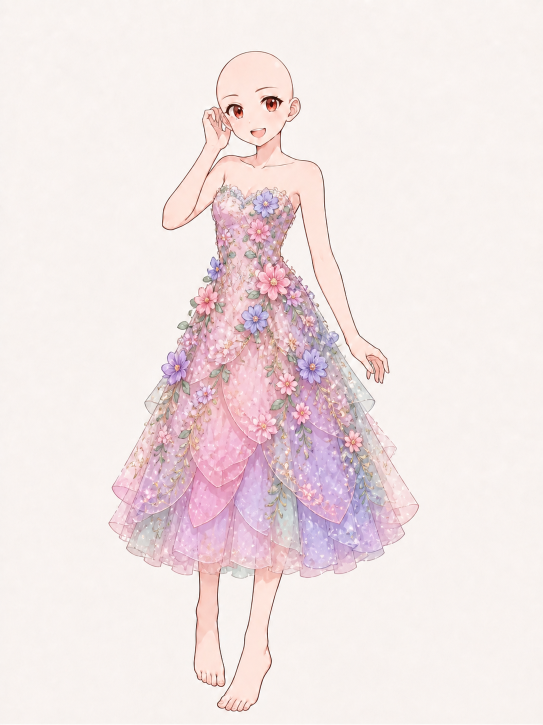
#> input picture references/floral-magic-dress-source.png, 1086 x 1449 px (shown at 1/2 size)
$ python prepare_floral_magic_dress.py
#> lines starting #> are read from the running program, lines starting #| are printed output that depends on the picture; after the words box and inside, x2 and y2 are one past the last pixel; in counts of white or black regions, pixels touching at a corner belong together
"""Build the floral-magic-dress layer from its ImageGen source.

ImageGen edited ``base-doll.png`` without changing the pose or canvas, so the
garment can be isolated from the registered base by measuring pixel changes.
The extraction is deliberately constrained to the dress silhouette: tiny
ImageGen redraw differences elsewhere on the doll never enter the final layer.

Run with the bundled Codex Python (Pillow + NumPy):
    <python> tools/prepare_floral_magic_dress.py
"""

from pathlib import Path

import numpy as np
from PIL import Image, ImageChops, ImageDraw, ImageFilter


ROOT = Path(__file__).resolve().parent.parent
SOURCE = ROOT / "references" / "floral-magic-dress-source.png"
BASE = ROOT / "base-doll.png"
OUT = ROOT / "assets" / "png" / "floral-magic-dress.png"
DEBUG = ROOT / "assets" / "png" / "debug"

CANVAS_OFFSET = (177, 23)
CANVAS_SIZE = (677, 1411)


def main() -> None:
    source = Image.open(SOURCE).convert("RGB")
#> source is the input picture: PIL image 1086x1449 RGB; mean R, G, B 241.6, 229, 229.2
    base = Image.open(BASE).convert("RGB")
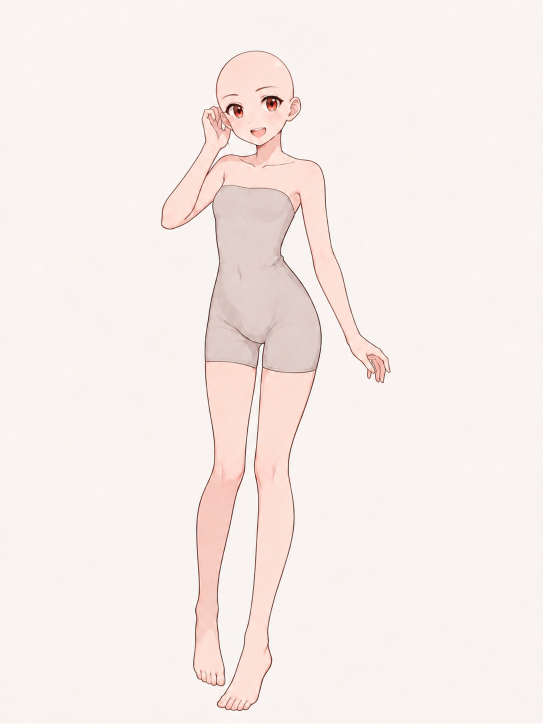
#> input picture base-doll.png, 1086 x 1448 px (shown at 1/2 size)
#> base is the input picture: PIL image 1086x1448 RGB; mean R, G, B 246.8, 238, 234.4

    if source.size != (1086, 1449):
        raise ValueError(f"unexpected floral dress source size: {source.size}")
    if base.size != (1086, 1448):
        raise ValueError(f"unexpected base doll size: {base.size}")

    # The generated edit contains one extra row at the top. Dropping it gives
    # the lowest background/skin error against the fixed wardrobe reference.
    aligned = source.crop((0, 1, source.width, source.height))
    source_rgb = np.asarray(aligned).astype(np.int16)
    base_rgb = np.asarray(base).astype(np.int16)
    channel_diff = np.abs(source_rgb - base_rgb)
    signal = channel_diff.max(axis=2) * 0.68 + channel_diff.mean(axis=2) * 0.32

    # Keep only the region a sleeveless tea-length dress can occupy. The
    # generous outline retains projecting petals and blossoms while excluding
    # the face, arms, hands, lower legs, and feet.
    silhouette = Image.new("L", base.size)
#> silhouette: PIL image 1086x1448 L; every value is 0
    ImageDraw.Draw(silhouette).polygon(
        [
            (387, 334), (684, 334), (690, 500), (748, 620),
            (862, 995), (848, 1168), (551, 1193), (219, 1168),
            (204, 1010), (302, 714), (383, 510),
        ],
        fill=255,
    )
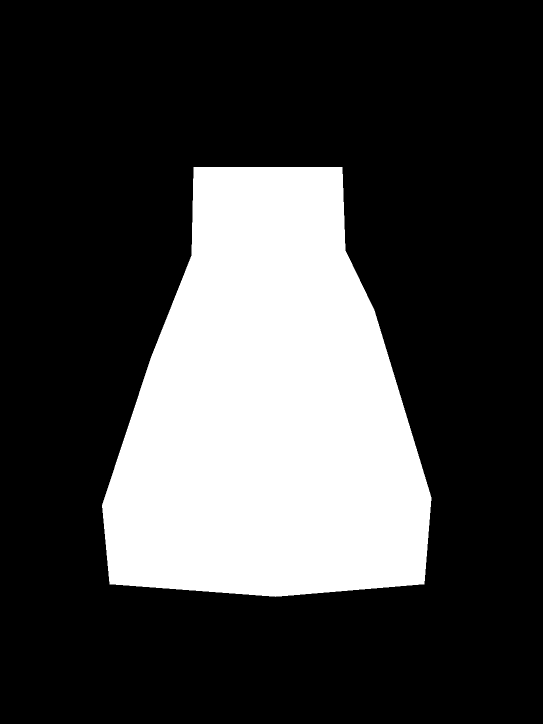
#> silhouette: PIL image 1086x1448 L (shown at 1/2 size); 26.3% white; 1 white region, box (x1, y1, x2, y2) and area: (204, 334, 863, 1194) 413042
    silhouette_arr = np.asarray(silhouette) > 0

    # Map difference strength to opacity. A soft threshold keeps translucent
    # tulle and fine gold vines; strong flower edges reach full opacity.
    alpha = np.clip((signal - 4.8) * 27.0, 0, 255)
    alpha[signal < 5.2] = 0
    alpha[~silhouette_arr] = 0

    # The edit is exceptionally well registered, but antialiased limb
    # outlines still differ enough to survive a numeric threshold. Exclude
    # the two exposed arm paths and everything below the tea-length hem.
    exclusions = Image.new("L", base.size)
    exclusion_draw = ImageDraw.Draw(exclusions)
    exclusion_draw.polygon(
        [(321, 320), (423, 316), (431, 360), (404, 449),
         (345, 463), (313, 426)],
        fill=255,
    )
    exclusion_draw.polygon(
        [(654, 326), (706, 338), (708, 504), (746, 642),
         (792, 719), (789, 783), (718, 763), (680, 655), (646, 500)],
        fill=255,
    )
    exclusion_draw.rectangle((0, 1167, base.width, base.height), fill=255)
    alpha[np.asarray(exclusions) > 0] = 0

    # ImageGen may redraw a skin edge by a few color values. When both source
    # and base still classify as skin, require a stronger change before that
    # pixel can become part of the garment.
    def skin(rgb: np.ndarray) -> np.ndarray:
        return (
            (rgb[..., 0] > 188)
            & (rgb[..., 1] > 138)
            & (rgb[..., 0] - rgb[..., 1] > 20)
            & (rgb[..., 0] - rgb[..., 2] > 23)
            & (rgb[..., 1] - rgb[..., 2] > 5)
        )
#> returned value: shape (1448, 1086) bool; 5.9% white; 798 white regions (691 under 20 px), largest, box (x1, y1, x2, y2) and area: (326, 103, 777, 764) 59709, (436, 1132, 562, 1421) 13143, (389, 1138, 449, 1371) 9121

    skin_overlap = skin(source_rgb) & skin(base_rgb)
#> in skin (call 2), `return ( (rgb[..., 0] > 188) & (rgb[..., 1] > 138) & (rgb[..., 0] - rg..`: returned value: shape (1448, 1086) bool; 9.3% white; 570 white regions (543 under 20 px), largest, box (x1, y1, x2, y2) and area: (324, 103, 779, 764) 62765, (436, 736, 631, 1420) 43086, (388, 723, 512, 1371) 38021
#> skin_overlap: shape (1448, 1086) bool; 5.2% white; 386 white regions (353 under 20 px), largest, box (x1, y1, x2, y2) and area: (326, 103, 774, 731) 56162, (448, 1132, 562, 1420) 12780, (389, 1138, 449, 1371) 9066
    alpha[skin_overlap] = np.minimum(
        alpha[skin_overlap],
        np.clip((signal[skin_overlap] - 7.0) * 18.0, 0, 255),
    )

    alpha_image = Image.fromarray(alpha.astype(np.uint8), "L")
    # Close pinholes inside painted flowers, then feather only the outermost
    # edge. Multiplying by the original silhouette keeps the safety boundary.
    closed = alpha_image.filter(ImageFilter.MaxFilter(3)).filter(ImageFilter.MinFilter(3))
    alpha_image = ImageChops.multiply(closed.filter(ImageFilter.GaussianBlur(0.35)), silhouette)
    # Closing can grow a neighboring garment pixel back across an exclusion
    # boundary, so enforce the limb guard once more after all morphology.
    alpha_image = ImageChops.multiply(alpha_image, ImageChops.invert(exclusions))
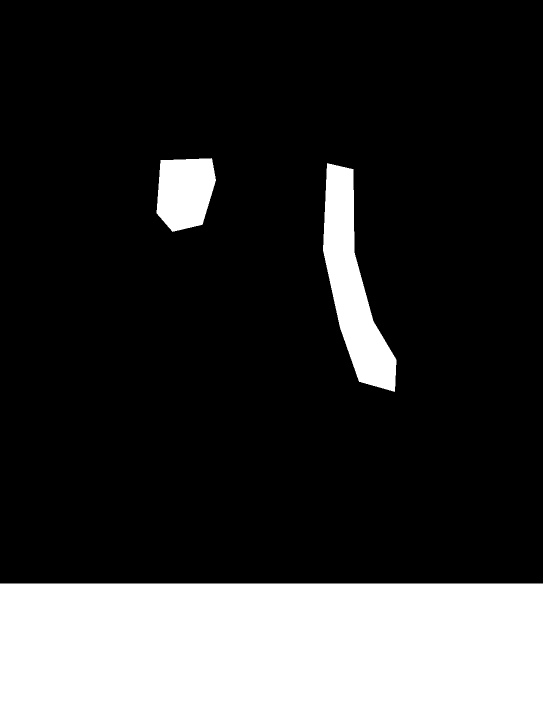
#> exclusions: PIL image 1086x1448 L (shown at 1/2 size); 22.2% white; 3 white regions, box (x1, y1, x2, y2) and area: (0, 1167, 1086, 1448) 305166, (646, 326, 793, 784) 29682, (313, 316, 432, 464) 14072
    alpha = np.asarray(alpha_image)

    ys, xs = np.where(alpha > 8)
    if not len(xs):
        raise ValueError("floral magic dress mask is empty")
    x0, x1 = int(xs.min()), int(xs.max()) + 1
#> x0 = 215; x1 = 845
    y0, y1 = int(ys.min()), int(ys.max()) + 1
#> y0 = 334; y1 = 1167

    rgba = aligned.convert("RGBA")
    rgba.putalpha(alpha_image)
    cutout = rgba.crop((x0, y0, x1, y1))
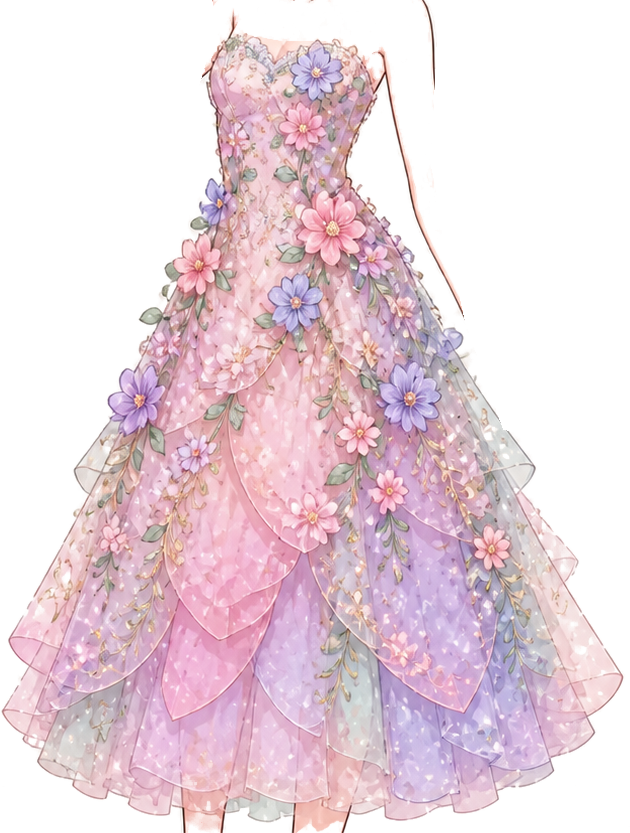
#> cutout: PIL image 630x833 RGBA; mean R, G, B, A 229.8, 206.3, 212.9, 141.6; transparent parts drawn white

    OUT.parent.mkdir(parents=True, exist_ok=True)
    DEBUG.mkdir(parents=True, exist_ok=True)
    cutout.save(OUT)
    alpha_image.save(DEBUG / "floral-magic-dress_mask.png")

    checks = []
    for color in ((255, 232, 242, 255), (49, 35, 66, 255)):
        check = Image.new("RGBA", cutout.size, color)
        check.alpha_composite(cutout)
        checks.append(check.convert("RGB"))
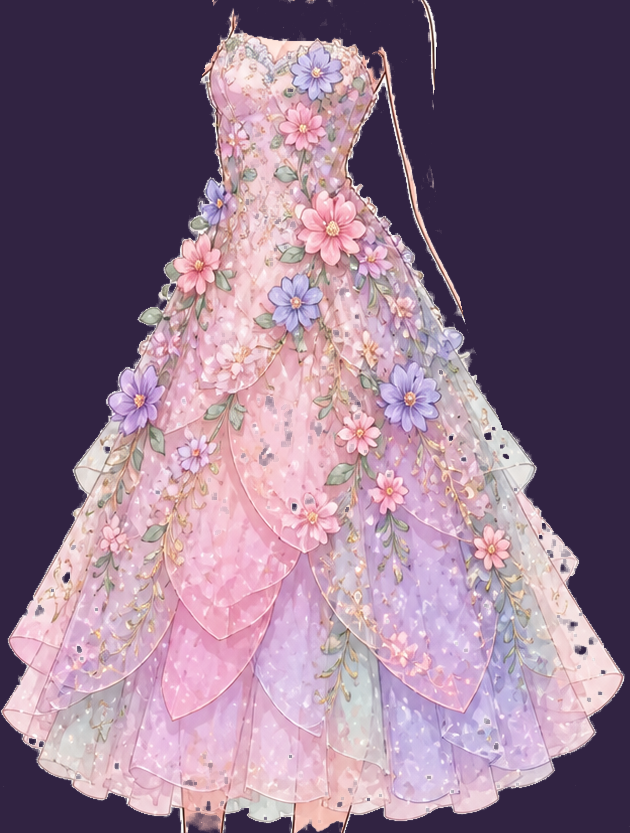
#> check: PIL image 630x833 RGBA; mean R, G, B, A 141.5, 115.7, 137.8, 255
#> after the loop, checks = 2 items
    edges = Image.new("RGB", (cutout.width * 2, cutout.height))
#> edges: PIL image 1260x833 RGB; every value is 0
    edges.paste(checks[0], (0, 0))
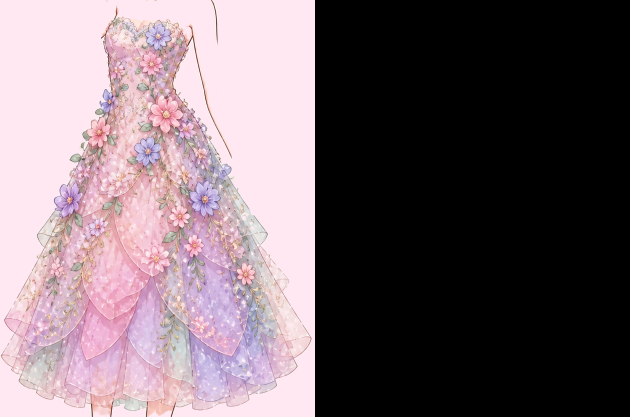
#> edges: PIL image 1260x833 RGB (shown at 1/2 size); mean R, G, B 116.5, 101.7, 108
    edges.paste(checks[1], (cutout.width, 0))
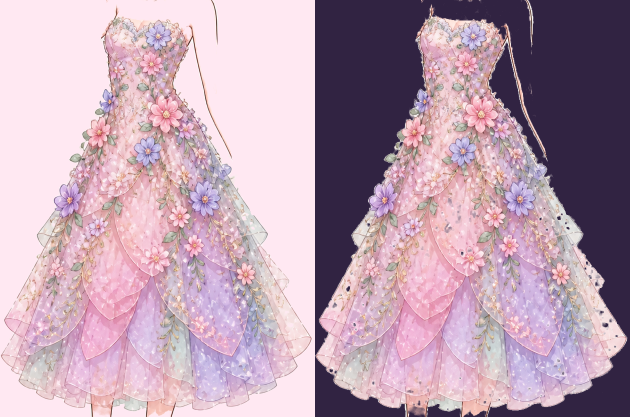
#> edges: PIL image 1260x833 RGB (shown at 1/2 size); mean R, G, B 187.3, 159.5, 176.9
    edges.save(DEBUG / "floral-magic-dress_edges.png")

    px = x0 - CANVAS_OFFSET[0]
#> px = 38
    py = y0 - CANVAS_OFFSET[1]
#> py = 311
    print(
        f"floral-magic-dress: bbox x {x0}-{x1 - 1} y {y0}-{y1 - 1}; "
        f"manifest x={px} y={py} w={x1 - x0} h={y1 - y0}"
    )
#| floral-magic-dress: bbox x 215-844 y 334-1166; manifest x=38 y=311 w=630 h=833


if __name__ == "__main__":
    main()
